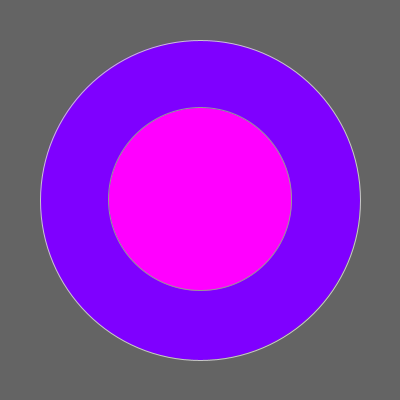
Frame 1 (no input)
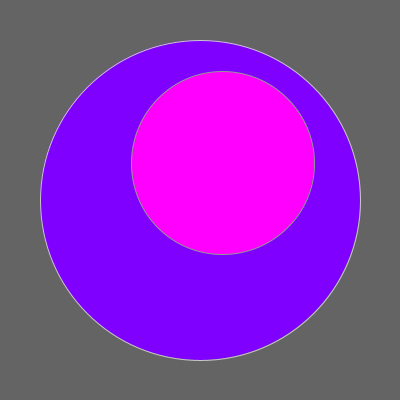
Frame 60 (the mouse pressed at the canvas centre just before this capture)
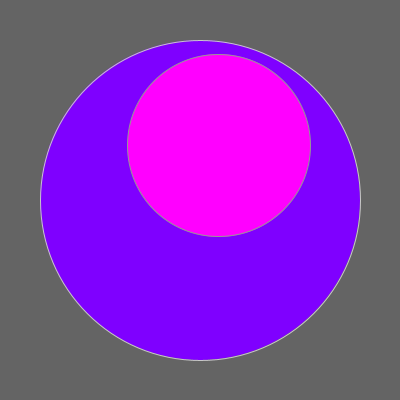
Frame 120 (the mouse held since frame 60 and released just before this capture)

The Processing sketch that drew these frames (run headless with seeded random() and noise(); from frame 60 on, the mouse is pressed at the canvas centre):

// Processing sketch: circle_bouncing_in_circle
// ── circle_bouncing_in_circle.pde
// draws a larger and smaller circle, and animates the smaller circle to
// bounce around inside the boundary of the inner circle, via random vector,
// distance from center measurement, and random vector rotation (to bounce) within a range.


PVector innerCircleCenter = new PVector(0, 0);
float translate_offset = 200;
PVector a = new PVector(0, 0);
float vector_x; float vector_y;
float x_center;
float y_center;
float outer_circle_diameter;
float inner_circle_diameter;
float max_wander_dist;
color inner_circle_fill = color(255,0,255);
color inner_circle_stroke = color(150);

void randomize_vector_a() {
  // to randomly change any number to positive or negative, multiply by: * ((int) random(0,2)*2-1);
  float vector_x = random(-1.283, 1.284);
  float vector_y = random(-1.283, 1.284);
  a.x = vector_x; a.y = vector_y;
  // if a.x and a.y are both 0, randomize again--by calling this function itself--meta! :
  while (a.x == 0 && a.y == 0) {
    randomize_vector_a();
  }
}


void setup() {
  size(400,400);
  x_center = width / 2;
  y_center = height / 2;
  outer_circle_diameter = height / 5 * 4;
  float outer_circle_radius = outer_circle_diameter / 5;
  inner_circle_diameter = outer_circle_diameter / 7 * 4;
  max_wander_dist = (outer_circle_diameter / 2) - (inner_circle_diameter / 2);
  print("vector_x, vector_y are " + vector_x + ", " + vector_y + "\n");
  randomize_vector_a();
  innerCircleCenter.x = x_center; innerCircleCenter.y = y_center;
  fill(color(127,0,127));
  stroke(150);
}

void draw() {
  background(100);
  innerCircleCenter.add(a);

  int wandered_distance = (int) dist(x_center, y_center, innerCircleCenter.x, innerCircleCenter.y);
  if (wandered_distance > max_wander_dist) {
    // print("Have surpassed straying boundary; will undo vector add and change vector..\n");
    // undo add:
    innerCircleCenter.sub(a);
    float rotation_angle = random(130, 230);
    a.rotate(radians(rotation_angle));
  }
  
  fill(127,0,255);
  stroke(200);
  ellipse(x_center, y_center, outer_circle_diameter, outer_circle_diameter);
  
  fill(inner_circle_fill);
  stroke(inner_circle_stroke);
  ellipse(innerCircleCenter.x, innerCircleCenter.y, inner_circle_diameter, inner_circle_diameter);
}
